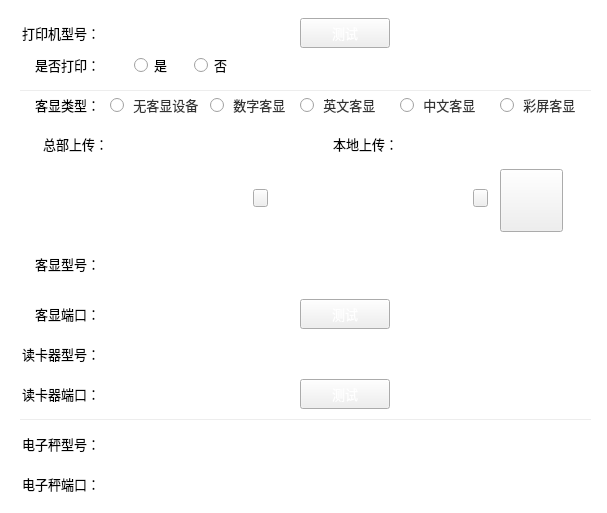
<?xml version="1.0" encoding="UTF-8"?>
<ui version="4.0">
 <class>ScreenSetPage</class>
 <widget class="QWidget" name="ScreenSetPage">
  <property name="geometry">
   <rect>
    <x>0</x>
    <y>0</y>
    <width>607</width>
    <height>513</height>
   </rect>
  </property>
  <property name="windowTitle">
   <string>Form</string>
  </property>
  <layout class="QVBoxLayout" name="verticalLayout">
   <property name="spacing">
    <number>0</number>
   </property>
   <property name="leftMargin">
    <number>0</number>
   </property>
   <property name="topMargin">
    <number>0</number>
   </property>
   <property name="rightMargin">
    <number>0</number>
   </property>
   <property name="bottomMargin">
    <number>0</number>
   </property>
   <item>
    <widget class="QWidget" name="skinWidget" native="true">
     <property name="styleSheet">
      <string notr="true">QWidget#skinWidget{
	background-color:#ffffff;
}</string>
     </property>
     <layout class="QVBoxLayout" name="verticalLayout_2">
      <property name="spacing">
       <number>0</number>
      </property>
      <property name="leftMargin">
       <number>0</number>
      </property>
      <property name="topMargin">
       <number>18</number>
      </property>
      <property name="rightMargin">
       <number>0</number>
      </property>
      <property name="bottomMargin">
       <number>0</number>
      </property>
      <item>
       <widget class="QWidget" name="topWidget" native="true">
        <property name="minimumSize">
         <size>
          <width>0</width>
          <height>111</height>
         </size>
        </property>
        <property name="maximumSize">
         <size>
          <width>16777215</width>
          <height>111</height>
         </size>
        </property>
        <widget class="QLabel" name="printerModelLabel">
         <property name="geometry">
          <rect>
           <x>0</x>
           <y>0</y>
           <width>100</width>
           <height>30</height>
          </rect>
         </property>
         <property name="font">
          <font>
           <family>微软雅黑</family>
           <pointsize>10</pointsize>
          </font>
         </property>
         <property name="text">
          <string>打印机型号：</string>
         </property>
         <property name="alignment">
          <set>Qt::AlignRight|Qt::AlignTrailing|Qt::AlignVCenter</set>
         </property>
        </widget>
        <widget class="QLabel" name="isPrintLabel">
         <property name="geometry">
          <rect>
           <x>0</x>
           <y>32</y>
           <width>100</width>
           <height>30</height>
          </rect>
         </property>
         <property name="font">
          <font>
           <family>微软雅黑</family>
           <pointsize>10</pointsize>
          </font>
         </property>
         <property name="text">
          <string>是否打印：</string>
         </property>
         <property name="alignment">
          <set>Qt::AlignRight|Qt::AlignTrailing|Qt::AlignVCenter</set>
         </property>
        </widget>
        <widget class="QRadioButton" name="numberScreenRButton">
         <property name="geometry">
          <rect>
           <x>210</x>
           <y>72</y>
           <width>90</width>
           <height>30</height>
          </rect>
         </property>
         <property name="font">
          <font>
           <family>微软雅黑</family>
           <pointsize>10</pointsize>
          </font>
         </property>
         <property name="styleSheet">
          <string notr="true">color: rgb(51, 51, 51);</string>
         </property>
         <property name="text">
          <string> 数字客显</string>
         </property>
        </widget>
        <widget class="QRadioButton" name="colorScreenRButton">
         <property name="geometry">
          <rect>
           <x>500</x>
           <y>72</y>
           <width>90</width>
           <height>30</height>
          </rect>
         </property>
         <property name="font">
          <font>
           <family>微软雅黑</family>
           <pointsize>10</pointsize>
          </font>
         </property>
         <property name="styleSheet">
          <string notr="true">color: rgb(51, 51, 51);</string>
         </property>
         <property name="text">
          <string> 彩屏客显</string>
         </property>
        </widget>
        <widget class="QPushButton" name="printerTestButton">
         <property name="geometry">
          <rect>
           <x>300</x>
           <y>0</y>
           <width>90</width>
           <height>30</height>
          </rect>
         </property>
         <property name="sizePolicy">
          <sizepolicy hsizetype="Minimum" vsizetype="Expanding">
           <horstretch>0</horstretch>
           <verstretch>0</verstretch>
          </sizepolicy>
         </property>
         <property name="font">
          <font>
           <family>微软雅黑</family>
           <pointsize>10</pointsize>
          </font>
         </property>
         <property name="styleSheet">
          <string notr="true">QPushButton{
border-image: url(:/kPosSetImage/buttonNormal.png);
color:#ffffff;
}

QPushButton:pressed{
border-image: url(:/kPosSetImage/buttonPressed.png);
}</string>
         </property>
         <property name="text">
          <string>测试</string>
         </property>
        </widget>
        <widget class="Line" name="line">
         <property name="geometry">
          <rect>
           <x>20</x>
           <y>72</y>
           <width>571</width>
           <height>1</height>
          </rect>
         </property>
         <property name="minimumSize">
          <size>
           <width>0</width>
           <height>1</height>
          </size>
         </property>
         <property name="maximumSize">
          <size>
           <width>16777215</width>
           <height>1</height>
          </size>
         </property>
         <property name="styleSheet">
          <string notr="true">border: 1px solid #ededed;</string>
         </property>
         <property name="orientation">
          <enum>Qt::Horizontal</enum>
         </property>
        </widget>
        <widget class="QRadioButton" name="noPrintButton">
         <property name="geometry">
          <rect>
           <x>194</x>
           <y>32</y>
           <width>51</width>
           <height>30</height>
          </rect>
         </property>
         <property name="font">
          <font>
           <family>微软雅黑</family>
           <pointsize>10</pointsize>
          </font>
         </property>
         <property name="text">
          <string>否</string>
         </property>
        </widget>
        <widget class="QRadioButton" name="noScreenRButton">
         <property name="geometry">
          <rect>
           <x>110</x>
           <y>72</y>
           <width>90</width>
           <height>30</height>
          </rect>
         </property>
         <property name="font">
          <font>
           <family>微软雅黑</family>
           <pointsize>10</pointsize>
          </font>
         </property>
         <property name="styleSheet">
          <string notr="true">color: rgb(51, 51, 51);</string>
         </property>
         <property name="text">
          <string> 无客显设备</string>
         </property>
        </widget>
        <widget class="QLabel" name="customerDisplayTypeLabel">
         <property name="geometry">
          <rect>
           <x>0</x>
           <y>72</y>
           <width>100</width>
           <height>30</height>
          </rect>
         </property>
         <property name="font">
          <font>
           <family>微软雅黑</family>
           <pointsize>10</pointsize>
          </font>
         </property>
         <property name="text">
          <string>客显类型：</string>
         </property>
         <property name="alignment">
          <set>Qt::AlignRight|Qt::AlignTrailing|Qt::AlignVCenter</set>
         </property>
        </widget>
        <widget class="QRadioButton" name="englishScreenRButton">
         <property name="geometry">
          <rect>
           <x>300</x>
           <y>72</y>
           <width>90</width>
           <height>30</height>
          </rect>
         </property>
         <property name="font">
          <font>
           <family>微软雅黑</family>
           <pointsize>10</pointsize>
          </font>
         </property>
         <property name="styleSheet">
          <string notr="true">color: rgb(51, 51, 51);</string>
         </property>
         <property name="text">
          <string> 英文客显</string>
         </property>
        </widget>
        <widget class="QRadioButton" name="chineseScreenRButton">
         <property name="geometry">
          <rect>
           <x>400</x>
           <y>72</y>
           <width>90</width>
           <height>30</height>
          </rect>
         </property>
         <property name="font">
          <font>
           <family>微软雅黑</family>
           <pointsize>10</pointsize>
          </font>
         </property>
         <property name="styleSheet">
          <string notr="true">color: rgb(51, 51, 51);</string>
         </property>
         <property name="text">
          <string> 中文客显</string>
         </property>
        </widget>
        <widget class="QRadioButton" name="yesPrintButton">
         <property name="geometry">
          <rect>
           <x>134</x>
           <y>32</y>
           <width>51</width>
           <height>30</height>
          </rect>
         </property>
         <property name="font">
          <font>
           <family>微软雅黑</family>
           <pointsize>10</pointsize>
          </font>
         </property>
         <property name="text">
          <string>是</string>
         </property>
        </widget>
        <widget class="KPosComboBox" name="painterModelComBox" native="true">
         <property name="geometry">
          <rect>
           <x>110</x>
           <y>0</y>
           <width>190</width>
           <height>30</height>
          </rect>
         </property>
        </widget>
       </widget>
      </item>
      <item>
       <widget class="QWidget" name="middleWidget" native="true">
        <property name="minimumSize">
         <size>
          <width>0</width>
          <height>120</height>
         </size>
        </property>
        <property name="maximumSize">
         <size>
          <width>16777215</width>
          <height>120</height>
         </size>
        </property>
        <widget class="QPushButton" name="addADButton">
         <property name="geometry">
          <rect>
           <x>500</x>
           <y>40</y>
           <width>63</width>
           <height>63</height>
          </rect>
         </property>
         <property name="font">
          <font>
           <family>微软雅黑</family>
           <pointsize>10</pointsize>
          </font>
         </property>
         <property name="styleSheet">
          <string notr="true">QPushButton{
border-image: url(:/kPosSetImage/addAD.png);
}

QPushButton:pressed{
border-image: url(:/kPosSetImage/addADPressed.png);
}</string>
         </property>
         <property name="text">
          <string/>
         </property>
        </widget>
        <widget class="QLabel" name="localUploadLabel">
         <property name="geometry">
          <rect>
           <x>333</x>
           <y>0</y>
           <width>71</width>
           <height>30</height>
          </rect>
         </property>
         <property name="font">
          <font>
           <family>微软雅黑</family>
           <pointsize>10</pointsize>
          </font>
         </property>
         <property name="text">
          <string>本地上传：</string>
         </property>
        </widget>
        <widget class="QPushButton" name="pushButton">
         <property name="geometry">
          <rect>
           <x>253</x>
           <y>60</y>
           <width>15</width>
           <height>18</height>
          </rect>
         </property>
         <property name="styleSheet">
          <string notr="true">QPushButton{
	border-image: url(:/kPosSetImage/right.png);
}

QPushButton:pressed{
	border-image: url(:/kPosSetImage/right_press.png);
}</string>
         </property>
         <property name="text">
          <string/>
         </property>
        </widget>
        <widget class="QWidget" name="widget_3" native="true">
         <property name="geometry">
          <rect>
           <x>333</x>
           <y>40</y>
           <width>63</width>
           <height>63</height>
          </rect>
         </property>
        </widget>
        <widget class="QWidget" name="widget_4" native="true">
         <property name="geometry">
          <rect>
           <x>403</x>
           <y>40</y>
           <width>63</width>
           <height>63</height>
          </rect>
         </property>
        </widget>
        <widget class="QWidget" name="widget" native="true">
         <property name="geometry">
          <rect>
           <x>43</x>
           <y>40</y>
           <width>63</width>
           <height>63</height>
          </rect>
         </property>
        </widget>
        <widget class="QWidget" name="widget_2" native="true">
         <property name="geometry">
          <rect>
           <x>113</x>
           <y>40</y>
           <width>63</width>
           <height>63</height>
          </rect>
         </property>
        </widget>
        <widget class="QPushButton" name="pushButton_2">
         <property name="geometry">
          <rect>
           <x>473</x>
           <y>60</y>
           <width>15</width>
           <height>18</height>
          </rect>
         </property>
         <property name="styleSheet">
          <string notr="true">QPushButton{
	border-image: url(:/kPosSetImage/right.png);
}

QPushButton:pressed{
	border-image: url(:/kPosSetImage/right_press.png);
}</string>
         </property>
         <property name="text">
          <string/>
         </property>
        </widget>
        <widget class="QLabel" name="headquartersUploadLabel">
         <property name="geometry">
          <rect>
           <x>43</x>
           <y>0</y>
           <width>71</width>
           <height>30</height>
          </rect>
         </property>
         <property name="font">
          <font>
           <family>微软雅黑</family>
           <pointsize>10</pointsize>
          </font>
         </property>
         <property name="text">
          <string>总部上传：</string>
         </property>
        </widget>
        <widget class="QWidget" name="widget_5" native="true">
         <property name="geometry">
          <rect>
           <x>183</x>
           <y>40</y>
           <width>63</width>
           <height>63</height>
          </rect>
         </property>
        </widget>
       </widget>
      </item>
      <item>
       <widget class="QWidget" name="bottomWidget" native="true">
        <property name="minimumSize">
         <size>
          <width>0</width>
          <height>261</height>
         </size>
        </property>
        <property name="maximumSize">
         <size>
          <width>16777215</width>
          <height>261</height>
         </size>
        </property>
        <widget class="QLabel" name="eleScalePortLabel">
         <property name="geometry">
          <rect>
           <x>0</x>
           <y>220</y>
           <width>100</width>
           <height>30</height>
          </rect>
         </property>
         <property name="font">
          <font>
           <family>微软雅黑</family>
           <pointsize>10</pointsize>
          </font>
         </property>
         <property name="text">
          <string>电子秤端口：</string>
         </property>
         <property name="alignment">
          <set>Qt::AlignRight|Qt::AlignTrailing|Qt::AlignVCenter</set>
         </property>
        </widget>
        <widget class="QLabel" name="customerModelLabel">
         <property name="geometry">
          <rect>
           <x>0</x>
           <y>0</y>
           <width>100</width>
           <height>30</height>
          </rect>
         </property>
         <property name="font">
          <font>
           <family>微软雅黑</family>
           <pointsize>10</pointsize>
          </font>
         </property>
         <property name="text">
          <string>客显型号：</string>
         </property>
         <property name="alignment">
          <set>Qt::AlignRight|Qt::AlignTrailing|Qt::AlignVCenter</set>
         </property>
        </widget>
        <widget class="Line" name="line_2">
         <property name="geometry">
          <rect>
           <x>20</x>
           <y>170</y>
           <width>571</width>
           <height>1</height>
          </rect>
         </property>
         <property name="minimumSize">
          <size>
           <width>0</width>
           <height>1</height>
          </size>
         </property>
         <property name="maximumSize">
          <size>
           <width>16777215</width>
           <height>1</height>
          </size>
         </property>
         <property name="styleSheet">
          <string notr="true">border: 1px solid #ededed;</string>
         </property>
         <property name="orientation">
          <enum>Qt::Horizontal</enum>
         </property>
        </widget>
        <widget class="KPosComboBox" name="clientScreenModelComBox" native="true">
         <property name="geometry">
          <rect>
           <x>110</x>
           <y>0</y>
           <width>272</width>
           <height>30</height>
          </rect>
         </property>
        </widget>
        <widget class="KPosComboBox" name="clientScreenPortComBox" native="true">
         <property name="geometry">
          <rect>
           <x>110</x>
           <y>50</y>
           <width>190</width>
           <height>30</height>
          </rect>
         </property>
        </widget>
        <widget class="QLabel" name="cardReaderPortLabel">
         <property name="geometry">
          <rect>
           <x>0</x>
           <y>130</y>
           <width>100</width>
           <height>30</height>
          </rect>
         </property>
         <property name="font">
          <font>
           <family>微软雅黑</family>
           <pointsize>10</pointsize>
          </font>
         </property>
         <property name="text">
          <string>读卡器端口：</string>
         </property>
         <property name="alignment">
          <set>Qt::AlignRight|Qt::AlignTrailing|Qt::AlignVCenter</set>
         </property>
        </widget>
        <widget class="QPushButton" name="cardReaderTestButton">
         <property name="geometry">
          <rect>
           <x>300</x>
           <y>130</y>
           <width>90</width>
           <height>30</height>
          </rect>
         </property>
         <property name="font">
          <font>
           <family>微软雅黑</family>
           <pointsize>10</pointsize>
          </font>
         </property>
         <property name="styleSheet">
          <string notr="true">QPushButton{
border-image: url(:/kPosSetImage/buttonNormal.png);
color:#ffffff;
}

QPushButton:pressed{
border-image: url(:/kPosSetImage/buttonPressed.png);
}</string>
         </property>
         <property name="text">
          <string>测试</string>
         </property>
        </widget>
        <widget class="QLabel" name="cardReaderModelLabel">
         <property name="geometry">
          <rect>
           <x>0</x>
           <y>90</y>
           <width>100</width>
           <height>30</height>
          </rect>
         </property>
         <property name="font">
          <font>
           <family>微软雅黑</family>
           <pointsize>10</pointsize>
          </font>
         </property>
         <property name="text">
          <string>读卡器型号：</string>
         </property>
         <property name="alignment">
          <set>Qt::AlignRight|Qt::AlignTrailing|Qt::AlignVCenter</set>
         </property>
        </widget>
        <widget class="KPosComboBox" name="eBalancePortComboBox" native="true">
         <property name="geometry">
          <rect>
           <x>110</x>
           <y>220</y>
           <width>272</width>
           <height>30</height>
          </rect>
         </property>
        </widget>
        <widget class="QLabel" name="customerPortLabel">
         <property name="geometry">
          <rect>
           <x>0</x>
           <y>50</y>
           <width>100</width>
           <height>30</height>
          </rect>
         </property>
         <property name="font">
          <font>
           <family>微软雅黑</family>
           <pointsize>10</pointsize>
          </font>
         </property>
         <property name="text">
          <string>客显端口：</string>
         </property>
         <property name="alignment">
          <set>Qt::AlignRight|Qt::AlignTrailing|Qt::AlignVCenter</set>
         </property>
        </widget>
        <widget class="QPushButton" name="clientScreenPortTestButton">
         <property name="geometry">
          <rect>
           <x>300</x>
           <y>50</y>
           <width>90</width>
           <height>30</height>
          </rect>
         </property>
         <property name="font">
          <font>
           <family>微软雅黑</family>
           <pointsize>10</pointsize>
          </font>
         </property>
         <property name="styleSheet">
          <string notr="true">QPushButton{
border-image: url(:/kPosSetImage/buttonNormal.png);
color:#ffffff;
}

QPushButton:pressed{
border-image: url(:/kPosSetImage/buttonPressed.png);
}</string>
         </property>
         <property name="text">
          <string>测试</string>
         </property>
        </widget>
        <widget class="QLabel" name="eleScaleModelLabel">
         <property name="geometry">
          <rect>
           <x>0</x>
           <y>180</y>
           <width>100</width>
           <height>30</height>
          </rect>
         </property>
         <property name="font">
          <font>
           <family>微软雅黑</family>
           <pointsize>10</pointsize>
          </font>
         </property>
         <property name="text">
          <string>电子秤型号：</string>
         </property>
         <property name="alignment">
          <set>Qt::AlignRight|Qt::AlignTrailing|Qt::AlignVCenter</set>
         </property>
        </widget>
        <widget class="KPosComboBox" name="cardReaderModelComBox" native="true">
         <property name="geometry">
          <rect>
           <x>110</x>
           <y>90</y>
           <width>272</width>
           <height>30</height>
          </rect>
         </property>
        </widget>
        <widget class="KPosComboBox" name="cardReaderPortComboBox" native="true">
         <property name="geometry">
          <rect>
           <x>110</x>
           <y>130</y>
           <width>190</width>
           <height>30</height>
          </rect>
         </property>
        </widget>
        <widget class="KPosComboBox" name="eBalanceModelComboBox" native="true">
         <property name="geometry">
          <rect>
           <x>110</x>
           <y>180</y>
           <width>272</width>
           <height>30</height>
          </rect>
         </property>
        </widget>
       </widget>
      </item>
      <item>
       <spacer name="verticalSpacer">
        <property name="orientation">
         <enum>Qt::Vertical</enum>
        </property>
        <property name="sizeHint" stdset="0">
         <size>
          <width>20</width>
          <height>40</height>
         </size>
        </property>
       </spacer>
      </item>
     </layout>
    </widget>
   </item>
  </layout>
 </widget>
 <customwidgets>
  <customwidget>
   <class>KPosComboBox</class>
   <extends>QWidget</extends>
   <header>KPosComboBox.h</header>
   <container>1</container>
  </customwidget>
 </customwidgets>
 <resources/>
 <connections/>
</ui>
